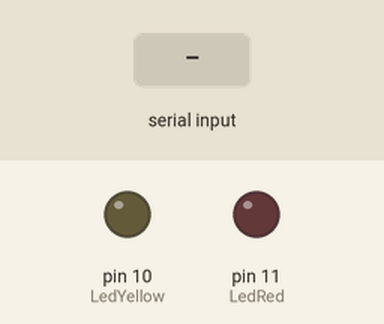
The sketch below on a simulated Arduino Uno, built with avr-gcc and run on an emulated ATmega328P. On the bench: output pins drawn as LEDs (lit = HIGH). The inputs (shaded band) are chosen by the test bench. Random numbers use the default seed unless the sketch sets one.

Above: at 1.2 s.
1.3 s: "D" received over Serial
At 2.0 s:
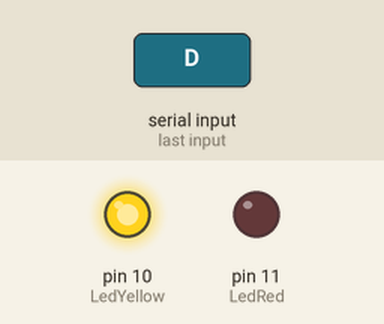
At 4.21 s:
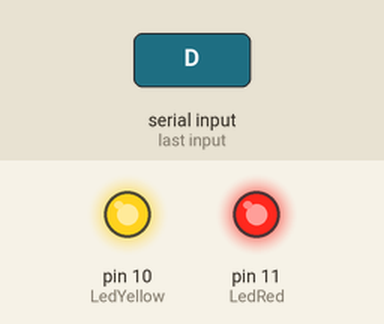
4.3 s: "Y" received over Serial
6.0 s: "R" received over Serial
At 7.4 s:
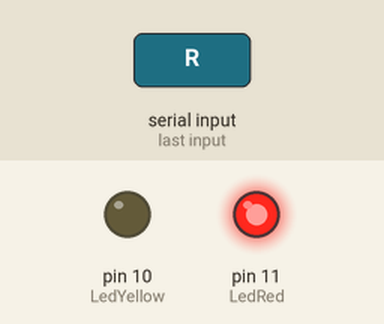
Timing chart, 0 to 9.0 s (numbered marks = the images above; inputs shaded):
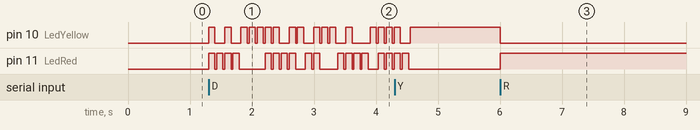

Measured:
- after the input at 1.3 s, pin 10 (LedYellow): LOW → HIGH at once, → LOW 0.10 s later, → HIGH 0.16 s later, → LOW 0.10 s later, … (33 changes in this stretch)
- after the input at 6.0 s, pin 10 (LedYellow): HIGH → LOW at once; pin 11 (LedRed): LOW → HIGH at once

The sketch:

ArduinoCode.ino
```cpp
//MERT4X4 ARDUINO NODEJS LED
const uint8_t LedYellow = 10;
const uint8_t LedRed = 11;
void setup() {
  pinMode(LedYellow, OUTPUT);
  pinMode(LedRed, OUTPUT);
  Serial.begin(9600);
  randomSeed(analogRead(0));
}
void Blink(int val, uint8_t delayt)
{
  if (val == 1)  {
    digitalWrite(LedYellow, HIGH);
    digitalWrite(LedRed, LOW);
  }
  else if (val == 2) {
    digitalWrite(LedYellow, LOW);
    digitalWrite(LedRed, HIGH);
  }
  else if (val == 3) {
    digitalWrite(LedYellow, HIGH);
    digitalWrite(LedRed, HIGH);
  }
  else if (val == 4) {
    digitalWrite(LedYellow, LOW);
    digitalWrite(LedRed, LOW);
  }
  delay(delayt);
}
void loop() {
  if (Serial.available() > 0)
  {
    char val = Serial.read();
    if (val == 'Y') {
      Blink(1, 0);
    }
    else if (val == 'R') {
      Blink(2, 0);
    }
    else if (val == 'O') {
      Blink(3, 0);
    }
    else if (val == 'N') {
      Blink(4, 0);
    }
    else if (val == 'D') {
      char Stop = val;
      char Stop2 = val;
      for (int i = 0; i < 25; i++) {
        Blink(random(1, 4), 100);
        Blink(4, 30);
        if(Serial.available() > 2)
          Stop2 = Serial.read();
        if(Stop2 != Stop)
          break;
      }
    }
  }
}
```
